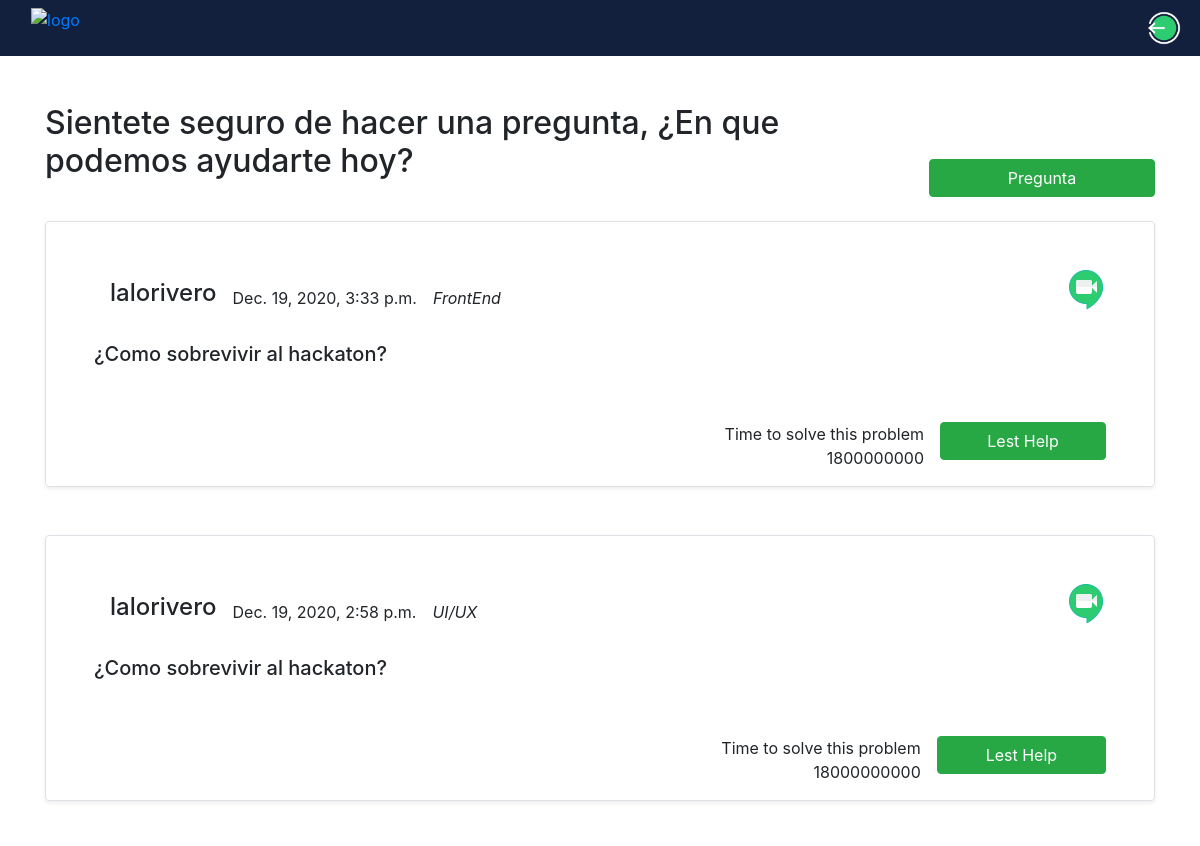
The app's page / (signed in, upper part), older data.
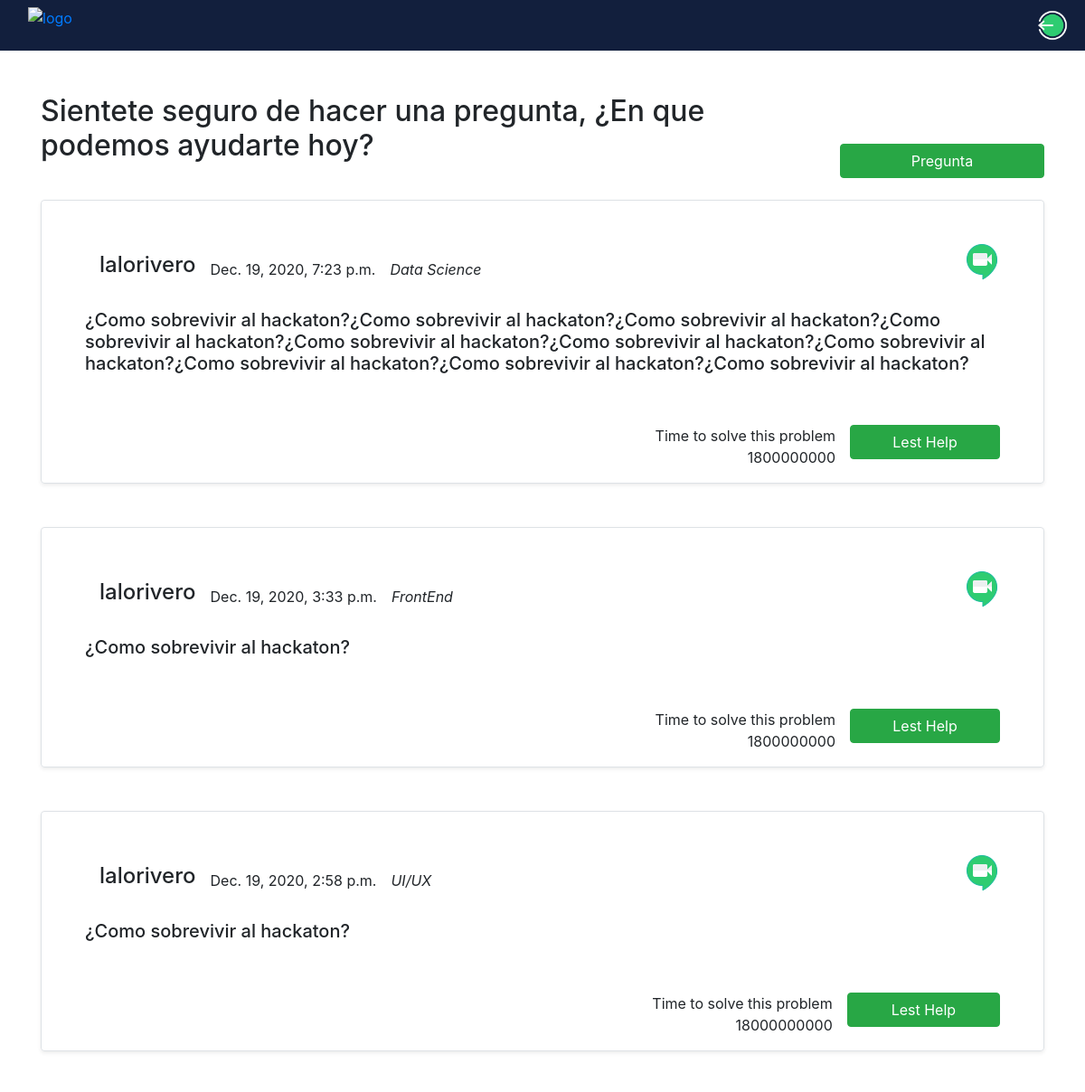
The same page, newer data.
### questions/models.py (models this page shows, shortened)
class Question(models.Model):
    TECHNOLOGY_CHOICES = [
        ('Data Science', 'Data Science'),
        ('Computer Science', 'Computer Science'),
        ('FrontEnd','FrontEnd'),
        ('BackEnd','BackEnd'),
        ('UI/UX','UI/UX'),
        ('English','English')
    ]
    TIME_CHOICES=[
        ('5 min','5 min'),
        ('15 min','15 min'),
        ('30 min','30 min'),
        ('45 min','45 min'),
        ('60 min','60 min'),
    ]
    author = models.ForeignKey("users.Profile", on_delete=models.CASCADE)
    description = models.TextField()
    post_date = models.DateTimeField(auto_now_add=True)
    time_to_solve = models.CharField(
        choices=TIME_CHOICES,
        max_length=60,
        null=True
    )
    technology_tag = models.CharField(
        choices=TECHNOLOGY_CHOICES,
        max_length=60,
        null=True
    )
    is_active = models.BooleanField(default=True)
    menthor = models.ForeignKey(SolveForm, on_delete=models.CASCADE, null=True)
    points = models.IntegerField(default = 1)

### users/models.py (models this page shows)
class Profile(models.Model):
    user = models.OneToOneField(User, on_delete=models.CASCADE)
    picture = CloudinaryField('image')
    menthor_points = models.IntegerField(default=0)
    calendar = models.URLField(max_length=255)
    availability = models.BooleanField(default=True)
    def __str__(self):
        return str(self.user.username)

### questions/views.py (the view)
# urls.py: path('',questions_views.list_questions, name="q_feed"),
@login_required
def list_questions(request):
    questions = Question.objects.all().order_by('-post_date')
    return render(
        request=request,
        template_name='questions/q_feed.html',
        context={
            'questions':questions,
            'user':request.user
            }
        )

### templates/questions/q_feed.html (shortened to what this page needs)
{% extends "questions/base.html" %}
{% load static %}
{% block container %}
    <div class="container">
        <div class="d-flex align-items-end">
            <h2 class="mt-5 mb-3">Sientete seguro de hacer una pregunta, ¿En que podemos ayudarte hoy?</h2>
            <a class="btn btn-success btn-block mt-5 w-25 h-25 mx-auto d-block "  href={% url 'new_question' %} type="submit">Pregunta</a>
        </div>
        {% for question in questions %}
            <div class="border rounded pl-5 pr-5 mt-4 mb-5 shadow-sm">
                <div class="d-flex justify-content-between mt-5 ">
                    <div class="d-flex align-items-center mb-3">
                        <h4 class="mr-3">{{ question.author }}</h4>
                        <p class="mr-3 mt-3">{{ question.post_date }}</p>
                        <p class="mr-3 mt-3"><i>{{ question.technology_tag }}</i></p>
                    </div>
                    <div class="image_videocall">
                        <a href="{{ question.author.calendar }}"><img src="{% static "img/meet.png"%}" alt="meet"></a>
                    </div>
                </div>
                <div class="question_content">
                    <h5>{{ question.description }}</h5>
                </div>
                <div class="d-flex align-items-center justify-content-end">
                    <div class="d-flex align-items-start">
                        <p class="mt-5 mr-3 text-right">Time to solve this problem {{ question.time_to_solve }}</p>
                        <a class="btn btn-success btn-block mt-5 w-50 mx-auto d-block" href={% url 'question_detail' id=question.id %}>Lest Help</a>
                    </div>
                </div>
            </div>
        {% endfor %}
    </div>
{% endblock container %}

Row changes from the older to the newer data that the page shows:
added Question: author "lalorivero", post_date "Dec. 19, 2020, 7:23 p.m.", technology_tag "Data Science", description "¿Como sobrevivir al hackaton?¿Como sobrevivir al hackaton?¿Como sobrevivir al hackaton?¿Como sobrevivir al hackaton?¿Como sobrevivir al hackaton?¿Como sobrevivir al hackaton?¿Como sobrevivir al hackaton?¿Como sobrevivir al hackaton?¿Como sobrevivir al hackaton?¿Como sobrevivir al hackaton?", time_to_solve "1800000000"
